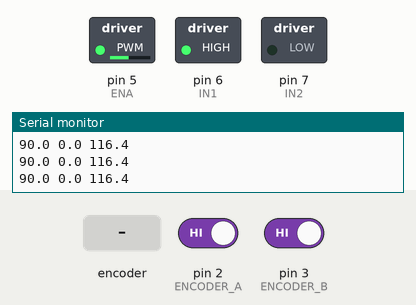
This sketch was run on a simulated Arduino Uno, built with avr-gcc and run on an emulated ATmega328P. On the bench: switched loads named in the sketch (green lamp = pin HIGH), the last lines printed to the serial monitor. The inputs (shaded band) are chosen by the test bench; at power-on: pin 2 (ENCODER_A) HIGH, pin 3 (ENCODER_B) HIGH.

Above: at 1.2 s.
1.3 s: rotary encoder on pin 2 (ENCODER_A) / pin 3 (ENCODER_B) turned 1 step (first pin leading)
At 8.17 s:
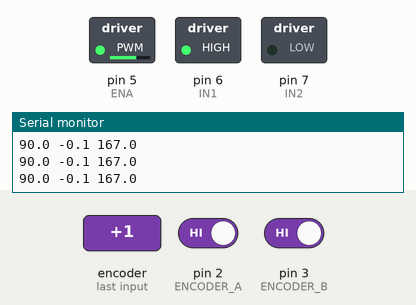
Timing chart, 0 to 13.3 s (numbered marks = the images above; inputs shaded):
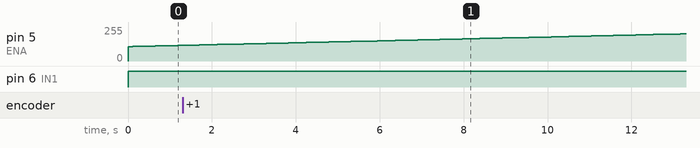

The sketch:

controlWithSetpoint.ino
```cpp
#include <PID_v1.h>

// Motor Control Pins
#define IN1      6
#define IN2      7
#define ENA      5

// Encoder Pins
#define ENCODER_A 2
#define ENCODER_B 3

// PID Constants (tune these)
double Kp = 1.2;
double Ki = 0.085;
double Kd = 1.0;

// PID Variables
double Setpoint = 90.0;    // Target position (°)
double Input;               // Measured position (°)
double Output;              // PID output (-255…255)

PID myPID(&Input, &Output, &Setpoint, Kp, Ki, Kd, DIRECT);

volatile long encoderPos = 0;
const float degreesPerPulse = 360.0 / 11560.0;  // set this to your encoder CPR×gear ratio

void setup() {
  Serial.begin(9600);

  // Print header for Serial Plotter once
  Serial.println("Setpoint Input Output");

  // Motor pins
  pinMode(IN1, OUTPUT);
  pinMode(IN2, OUTPUT);
  pinMode(ENA, OUTPUT);

  // Encoder pins
  pinMode(ENCODER_A, INPUT_PULLUP);
  pinMode(ENCODER_B, INPUT_PULLUP);
  attachInterrupt(digitalPinToInterrupt(ENCODER_A), updateEncoder, CHANGE);

  // PID setup
  myPID.SetMode(AUTOMATIC);
  myPID.SetOutputLimits(-255, 255);
}

void loop() {
  // 1) Convert encoder count to degrees
  noInterrupts();
    long counts = encoderPos;
  interrupts();
  Input = counts * degreesPerPulse;

  // 2) Compute PID
  myPID.Compute();

  // 3) Drive motor
  if (Output > 0) {
    digitalWrite(IN1, HIGH);
    digitalWrite(IN2, LOW);
    analogWrite(ENA, (int)Output);
  } else if (Output < 0) {
    digitalWrite(IN1, LOW);
    digitalWrite(IN2, HIGH);
    analogWrite(ENA, (int)(-Output));
  } else {
    analogWrite(ENA, 0);
  }

  // 4) Send data for Serial Plotter
  //    Format: Setpoint<space>Input<space>Output<newline>
  Serial.print(Setpoint, 1);
  Serial.print(" ");
  Serial.print(Input, 1);
  Serial.print(" ");
  Serial.println(Output, 1);

  delay(10);  // adjust loop rate if needed
}

void updateEncoder() {
  // Quadrature decode on A-change
  if (digitalRead(ENCODER_A) == digitalRead(ENCODER_B))
    encoderPos++;
  else
    encoderPos--;
}
```
